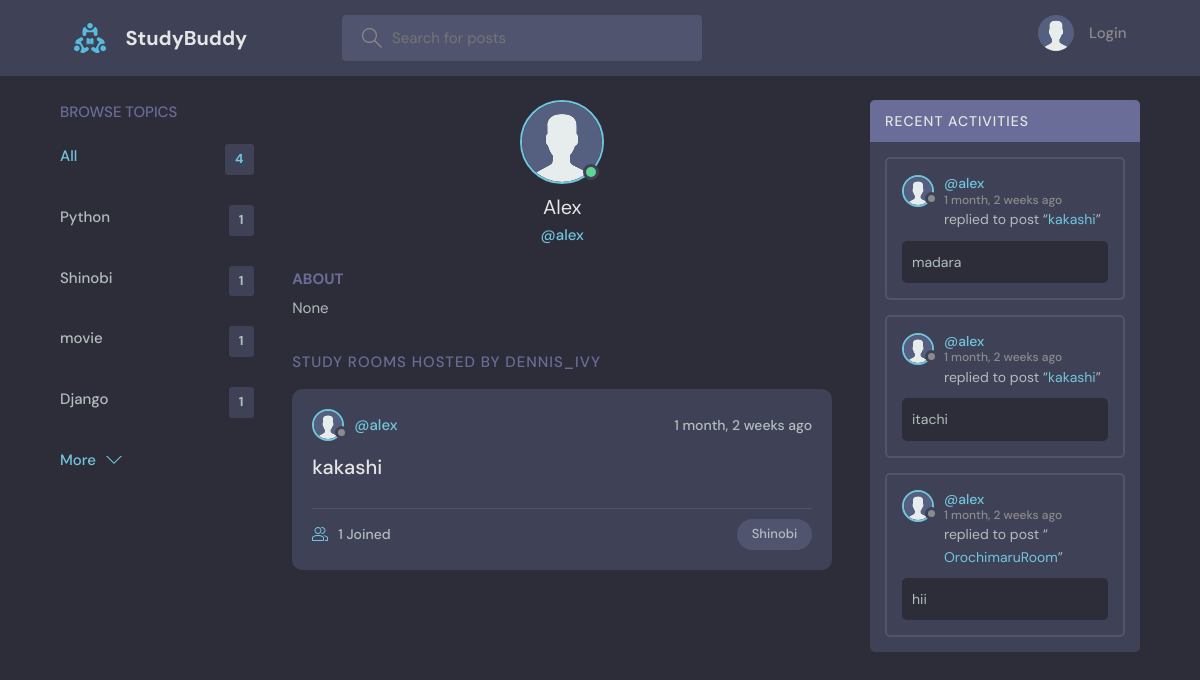
The app's page /profile/2/ with its own data.
### base/models.py (models this page shows, shortened)
class Topic(models.Model):
    name = models.CharField(max_length=200)

class User(AbstractUser):
    name = models.CharField(max_length=200, null=True)
    email = models.EmailField(unique=True, null=True)
    bio = models.TextField(null=True)
    avatar = models.ImageField(null=True, default="avatar.svg")
    USERNAME_FIELD = 'email'
    REQUIRED_FIELDS = []

class Room(models.Model):
    host = models.ForeignKey(User, on_delete=models.SET_NULL, null=True)
    topic = models.ForeignKey(Topic, on_delete=models.SET_NULL, null=True)
    name = models.CharField(max_length=200)
    description = models.TextField(null=True, blank=True)
    participants = models.ManyToManyField(
        User, related_name='participants', blank=True)
    updated = models.DateTimeField(auto_now=True)
    created = models.DateTimeField(auto_now_add=True)
    class Meta:
        ordering = ['-updated', '-created']
    def __str__(self):
        return self.name

class Message(models.Model):
    user = models.ForeignKey(User, on_delete=models.CASCADE)
    room = models.ForeignKey(Room, on_delete=models.CASCADE)
    body = models.TextField()
    updated = models.DateTimeField(auto_now=True)
    created = models.DateTimeField(auto_now_add=True)
    class Meta:
        ordering = ['-updated', '-created']

### base/views.py (the view)
# urls.py: path('profile/<str:pk>/', views.userProfile, name="user-profile"),
def userProfile(request, pk):
    user = User.objects.get(id=pk)
    rooms = user.room_set.all()
    room_messages = user.message_set.all()
    topics = Topic.objects.all()
    context = {'user': user, 'rooms': rooms,
               'room_messages': room_messages, 'topics': topics}
    return render(request, 'base/profile.html', context)

### base/templates/base/profile.html (shortened to what this page needs)
{% extends 'main.html' %}
{% block content %}
<main class="profile-page layout layout--3">
  <div class="container">
    {% include 'base/topics_component.html' %}
    <div class="roomList">
      <div class="profile">
        <div class="profile__avatar">
          <div class="avatar avatar--large active">
            <img src="{{user.avatar.url}}" />
          </div>
        </div>
        <div class="profile__info">
          <h3>{{user.name}}</h3>
          <p>@{{user.username}}</p>
        </div>
        <div class="profile__about">
          <h3>About</h3>
          <p>
            {{user.bio}}
          </p>
        </div>
      </div>
      <div class="roomList__header">
        <div>
          <h2>Study Rooms Hosted by dennis_ivy</a>
          </h2>
        </div>
      </div>
      {% include 'base/feed_component.html' %}
    </div>
    {% include 'base/activity_component.html' %}
  </div>
</main>
{% endblock content %}

### templates/main.html (shortened to what this page needs)
<!DOCTYPE html>
{% load static %}
<html lang="en">
<head>
    <link rel="stylesheet" href="{% static 'styles/style.css' %}" />
</head>
<body>
    {% include 'navbar.html' %}
    {% block content %}
    {% endblock %}
</body>
</html>

### templates/navbar.html (shortened to what this page needs)
{% load static %}
<header class="header header--loggedIn">
    <div class="container">
        <a href="{% url 'home' %}" class="header__logo">
            <img src="{% static 'images/logo.svg' %}" />
            <h1>StudyBuddy</h1>
        </a>
        <form class="header__search" method="GET" action="{% url 'home' %}">
            <label>
                <input name="q" placeholder="Search for posts" />
            </label>
        </form>
        <nav class="header__menu">
            {% if request.user.is_authenticated %}
            <div class="header__user">
                <a href="{% url 'update-user' %}">
                    <div class="avatar avatar--medium active">
                        <img src="{{request.user.avatar.url}}" />
                    </div>
                    <p>{{request.user.username}} <span>@{{request.user.username}}</span></p>
                </a>
                <button class="dropdown-button">
                    <svg version="1.1" xmlns="http://www.w3.org/2000/svg" width="32" height="32" viewBox="0 0 32 32">
                        <title>chevron-down</title>
                        <path d="M16 21l-13-13h-3l16 16 16-16h-3l-13 13z"></path>
                    </svg>
                </button>
            </div>
            {% else %}
            <a href="{% url 'login' %}">
                <img src="{% static 'images/avatar.svg' %}" />
                <p>Login</p>
            </a>
            {% endif %}
        </nav>
    </div>
</header>

### base/templates/base/topics_component.html
<div class="topics">
    <div class="topics__header">
        <h2>Browse Topics</h2>
    </div>
    <ul class="topics__list">
        <li>
            <a href="{% url 'home' %}" class="active">All <span>{{topics.count}}</span></a>
        </li>
        {% for topic in topics %}
        <li>
            <a href="{% url 'home' %}?q={{topic.name}}">{{topic.name}}<span>{{topic.room_set.all.count}}</span></a>
        </li>
        {% endfor %}
    </ul>
    <a class="btn btn--link" href="{% url 'topics' %}">
        More
        <svg version="1.1" xmlns="http://www.w3.org/2000/svg" width="32" height="32" viewBox="0 0 32 32">
            <title>chevron-down</title>
            <path d="M16 21l-13-13h-3l16 16 16-16h-3l-13 13z"></path>
        </svg>
    </a>
</div>

### base/templates/base/feed_component.html (shortened to what this page needs)
{% for room in rooms %}
<div class="roomListRoom">
    <div class="roomListRoom__header">
        <a href="{% url 'user-profile' room.host.id %}" class="roomListRoom__author">
            <div class="avatar avatar--small">
                <img src="{{room.host.avatar.url}}" />
            </div>
            <span>@{{room.host.username}}</span>
        </a>
        <div class="roomListRoom__actions">
            <span>{{room.created|timesince}} ago</span>
        </div>
    </div>
    <div class="roomListRoom__content">
        <a href="{% url 'room' room.id %}">{{room.name}}</a>
    </div>
    <div class="roomListRoom__meta">
        <a href="{% url 'room' room.id %}" class="roomListRoom__joined">
            {{room.participants.all.count}} Joined
        </a>
        <p class="roomListRoom__topic">{{room.topic.name}}</p>
    </div>
</div>
{% endfor %}

### base/templates/base/activity_component.html (shortened to what this page needs)
<div class="activities">
    <div class="activities__header">
        <h2>Recent Activities</h2>
    </div>
    {% for message in room_messages %}
    <div class="activities__box">
        <div class="activities__boxHeader roomListRoom__header">
            <a href="{% url 'user-profile' message.user.id %}" class="roomListRoom__author">
                <div class="avatar avatar--small">
                    <img src="{{message.user.avatar.url}}" />
                </div>
                <p>
                    @{{message.user.username}}
                    <span>{{message.created|timesince}} ago</span>
                </p>
            </a>
        </div>
        <div class="activities__boxContent">
            <p>replied to post “<a href="{% url 'room' message.room.id %}">{{message.room}}</a>”</p>
            <div class="activities__boxRoomContent">{{message.body}}</div>
        </div>
    </div>
    {% endfor %}
</div>

### records on screen
Topic: name "Python", room_set.all.count "1"
Topic: name "Shinobi", room_set.all.count "1"
Topic: name "movie", room_set.all.count "1"
Topic: name "Django", room_set.all.count "1"
User: avatar (placeholder picture), name "Alex", username "alex", bio "None"
Room: host.avatar (placeholder picture), host.username "alex", created "1 month, 2 weeks", name "kakashi", participants.all.count "1", topic.name "Shinobi"
Message: user.avatar (placeholder picture), user.username "alex", created "1 month, 2 weeks", room "kakashi", body "madara"
Message: user.avatar (placeholder picture), user.username "alex", created "1 month, 2 weeks", room "kakashi", body "itachi"
Message: user.avatar (placeholder picture), user.username "alex", created "1 month, 2 weeks", room "OrochimaruRoom", body "hii"

### other values on screen
{{ topics.count }} "4"
